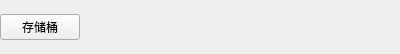
<?xml version="1.0" encoding="UTF-8"?>
<ui version="4.0">
 <class>BreadWidget</class>
 <widget class="QWidget" name="BreadWidget">
  <property name="geometry">
   <rect>
    <x>0</x>
    <y>0</y>
    <width>400</width>
    <height>54</height>
   </rect>
  </property>
  <property name="windowTitle">
   <string>Form</string>
  </property>
  <layout class="QHBoxLayout" name="horizontalLayout">
   <property name="leftMargin">
    <number>0</number>
   </property>
   <property name="topMargin">
    <number>0</number>
   </property>
   <property name="rightMargin">
    <number>0</number>
   </property>
   <property name="bottomMargin">
    <number>0</number>
   </property>
   <item>
    <widget class="QPushButton" name="pushButton">
     <property name="text">
      <string>存储桶</string>
     </property>
    </widget>
   </item>
   <item>
    <spacer name="horizontalSpacer">
     <property name="orientation">
      <enum>Qt::Horizontal</enum>
     </property>
     <property name="sizeHint" stdset="0">
      <size>
       <width>40</width>
       <height>20</height>
      </size>
     </property>
    </spacer>
   </item>
  </layout>
 </widget>
 <resources/>
 <connections/>
</ui>
